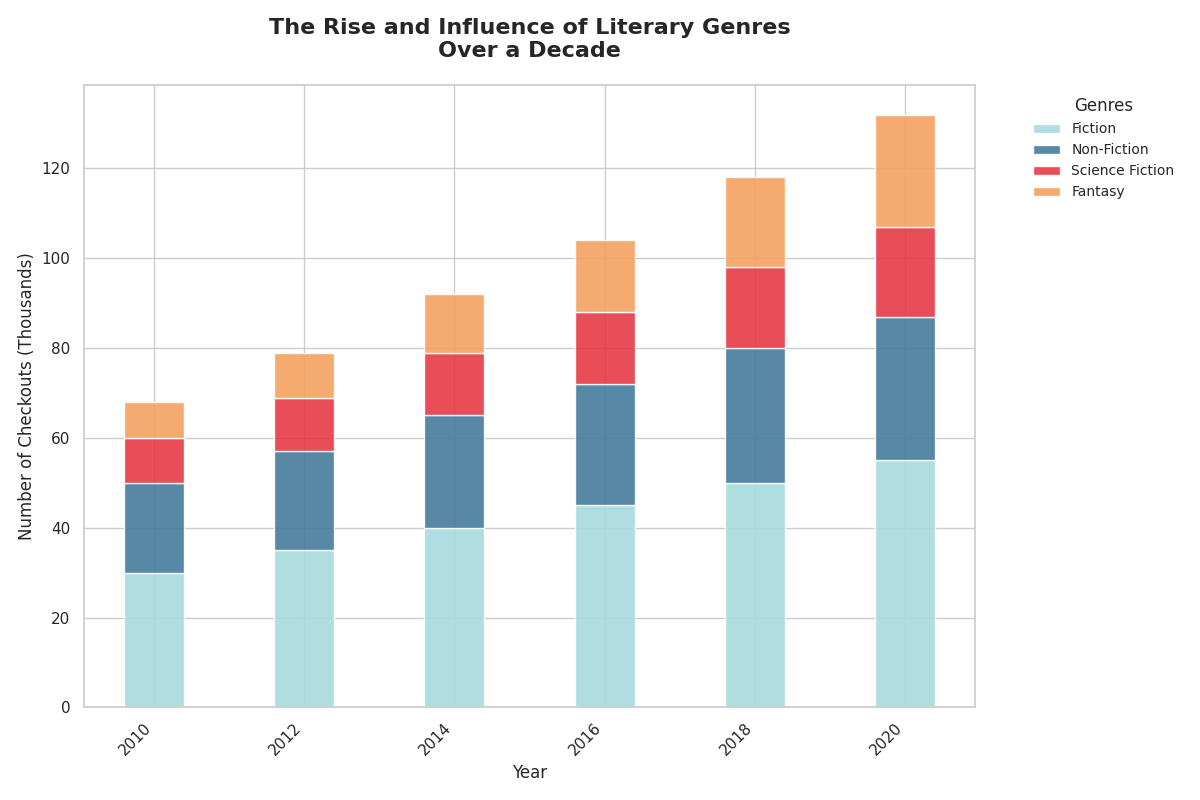

Here is the Python script that generated this plot:
import numpy as np
import matplotlib.pyplot as plt

# Years for the x-axis
years = np.array([2010, 2012, 2014, 2016, 2018, 2020])

# Popularity in thousands for each genre
fiction = np.array([30, 35, 40, 45, 50, 55])
non_fiction = np.array([20, 22, 25, 27, 30, 32])
sci_fi = np.array([10, 12, 14, 16, 18, 20])
fantasy = np.array([8, 10, 13, 16, 20, 25])

# Colors for each genre
colors = ['#a8dadc', '#457b9d', '#e63946', '#f4a261']

# Create the stacked bar chart
fig, ax = plt.subplots(figsize=(12, 8))
ax.bar(years, fiction, color=colors[0], label='Fiction', alpha=0.9)
ax.bar(years, non_fiction, bottom=fiction, color=colors[1], label='Non-Fiction', alpha=0.9)
ax.bar(years, sci_fi, bottom=fiction + non_fiction, color=colors[2], label='Science Fiction', alpha=0.9)
ax.bar(years, fantasy, bottom=fiction + non_fiction + sci_fi, color=colors[3], label='Fantasy', alpha=0.9)

# Title and labels
ax.set_title("The Rise and Influence of Literary Genres\nOver a Decade", fontsize=16, fontweight='bold', pad=20)
ax.set_xlabel("Year", fontsize=12)
ax.set_ylabel("Number of Checkouts (Thousands)", fontsize=12)

# Rotate x-axis labels to prevent overlap
ax.set_xticks(years)
ax.set_xticklabels(years, rotation=45, ha='right')

# Add a legend with larger spacing to avoid overlap
ax.legend(loc='upper left', title="Genres", bbox_to_anchor=(1.05, 1), fontsize=10, title_fontsize='12', frameon=False)

# Automatically adjust the layout to fit everything nicely
plt.tight_layout()

# Display the plot
plt.show()
